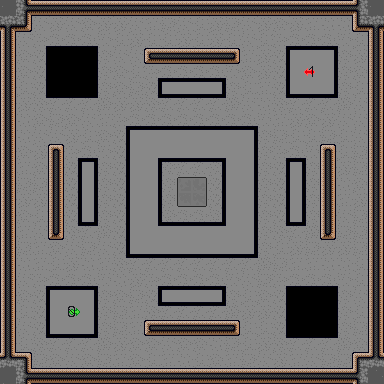

A 2D game scene composited from a Tiled map and its tileset images. What follows is a short description and the map's XML, with every tile layer's data as written:
An orthogonal 24x24 tile map with 16x16 px tiles, 2 tile layers (Ground, Flags), 2 tilesets and 2 objects.

<map version="1.10" tiledversion="1.12.2" orientation="orthogonal" renderorder="left-up" width="24" height="24" tilewidth="16" tileheight="16" infinite="0" nextlayerid="19" nextobjectid="582">
 <tileset firstgid="1" source="tileset.tsx" />
 <tileset firstgid="235" source="tileset_flags2.tsx" />
 <layer id="13" name="Ground" width="24" height="24">
  <data encoding="csv">
19,23,6,6,6,6,6,6,6,6,6,6,6,6,6,6,6,6,6,6,6,6,21,19,
35,29,91,42,91,74,42,42,91,71,41,91,43,42,41,91,42,74,42,71,67,67,27,35,
17,91,44,80,80,80,45,43,42,43,43,42,43,42,43,91,43,44,80,80,80,45,43,17,
17,74,68,40,40,40,66,91,91,5,6,6,6,6,7,71,42,68,144,145,146,66,42,17,
17,74,68,40,40,40,66,74,43,44,80,80,80,80,45,74,42,68,157,162,159,66,74,17,
17,43,68,40,40,40,66,74,41,68,148,149,149,150,66,43,71,68,170,171,172,66,43,17,
17,42,46,54,54,54,47,42,42,46,54,54,54,54,47,91,67,46,54,54,54,47,91,17,
17,67,74,41,74,91,71,44,80,80,80,80,80,80,80,80,45,71,42,74,42,91,91,17,
17,67,91,91,42,43,74,68,144,145,145,145,145,145,145,146,66,41,43,43,41,43,91,17,
17,74,42,4,44,80,45,68,157,92,171,171,171,171,93,159,66,44,80,45,4,43,41,17,
17,71,74,17,68,147,66,68,157,159,53,54,54,55,157,159,66,68,147,66,17,42,41,17,
17,41,41,17,68,160,66,68,157,159,66,105,107,68,157,159,66,68,160,66,17,67,74,17,
17,42,42,17,68,160,66,68,157,159,66,131,133,68,157,159,66,68,160,66,17,71,42,17,
17,74,43,17,68,173,66,68,157,159,79,80,80,81,157,159,66,68,173,66,17,91,41,17,
17,71,91,30,46,54,47,68,157,94,145,145,145,145,95,159,66,46,54,47,30,41,41,17,
17,41,71,74,91,41,91,68,170,171,171,171,171,171,171,172,66,43,42,41,42,42,41,17,
17,67,71,43,42,67,71,46,54,54,54,54,54,54,54,54,47,41,71,71,67,67,43,17,
17,91,44,80,80,80,45,67,42,44,80,80,80,80,45,91,41,44,80,80,80,45,43,17,
17,74,68,144,145,146,66,74,41,68,148,149,149,150,66,43,74,68,40,40,40,66,91,17,
17,43,68,157,165,159,66,41,71,46,54,54,54,54,47,42,42,68,40,40,40,66,43,17,
17,91,68,170,171,172,66,41,71,5,6,6,6,6,7,43,43,68,40,40,40,66,41,17,
17,43,46,54,54,54,47,42,74,74,91,74,74,67,41,43,42,46,54,54,54,47,74,17,
9,3,41,74,91,74,41,71,74,43,71,67,43,74,71,41,91,42,71,91,41,41,1,9,
39,23,6,6,6,6,6,6,6,6,6,6,6,6,6,6,6,6,6,6,6,6,21,22
</data>
 </layer>
 <layer id="17" name="Flags" width="24" height="24">
  <properties>
   <property name="flags" type="bool" value="true" />
  </properties>
  <data encoding="csv">
0,0,0,0,0,0,0,0,0,0,0,0,0,0,0,0,0,0,0,0,0,0,0,0,
0,0,0,0,0,0,0,0,0,0,0,0,0,0,0,0,0,0,0,0,0,0,0,0,
0,0,0,0,0,0,0,0,0,0,0,0,0,0,0,0,0,0,0,0,0,0,0,0,
0,0,0,0,0,0,0,0,0,0,0,0,0,0,0,0,0,0,0,0,0,0,0,0,
0,0,0,0,0,0,0,0,0,0,0,0,0,0,0,0,0,0,0,325,0,0,0,0,
0,0,0,0,0,0,0,0,0,0,0,0,0,0,0,0,0,0,0,0,0,0,0,0,
0,0,0,0,0,0,0,0,0,0,0,0,0,0,0,0,0,0,0,0,0,0,0,0,
0,0,0,0,0,0,0,0,0,0,0,0,0,0,0,0,0,0,0,0,0,0,0,0,
0,0,0,0,0,0,0,0,0,0,0,0,0,0,0,0,0,0,0,0,0,0,0,0,
0,0,0,0,0,0,0,0,0,0,0,0,0,0,0,0,0,0,0,0,0,0,0,0,
0,0,0,0,0,0,0,0,0,0,0,0,0,0,0,0,0,0,0,0,0,0,0,0,
0,0,0,0,0,0,0,0,0,0,0,0,0,0,0,0,0,0,0,0,0,0,0,0,
0,0,0,0,0,0,0,0,0,0,0,0,0,0,0,0,0,0,0,0,0,0,0,0,
0,0,0,0,0,0,0,0,0,0,0,0,0,0,0,0,0,0,0,0,0,0,0,0,
0,0,0,0,0,0,0,0,0,0,0,0,0,0,0,0,0,0,0,0,0,0,0,0,
0,0,0,0,0,0,0,0,0,0,0,0,0,0,0,0,0,0,0,0,0,0,0,0,
0,0,0,0,0,0,0,0,0,0,0,0,0,0,0,0,0,0,0,0,0,0,0,0,
0,0,0,0,0,0,0,0,0,0,0,0,0,0,0,0,0,0,0,0,0,0,0,0,
0,0,0,0,0,0,0,0,0,0,0,0,0,0,0,0,0,0,0,0,0,0,0,0,
0,0,0,0,424,0,0,0,0,0,0,0,0,0,0,0,0,0,0,0,0,0,0,0,
0,0,0,0,0,0,0,0,0,0,0,0,0,0,0,0,0,0,0,0,0,0,0,0,
0,0,0,0,0,0,0,0,0,0,0,0,0,0,0,0,0,0,0,0,0,0,0,0,
0,0,0,0,0,0,0,0,0,0,0,0,0,0,0,0,0,0,0,0,0,0,0,0,
0,0,0,0,0,0,0,0,0,0,0,0,0,0,0,0,0,0,0,0,0,0,0,0
</data>
 </layer>
 <objectgroup color="#ffff00" id="14" name="Object">
  <object id="577" template="ground_light.tx" x="96" y="288">
   <properties>
    <property name="color" type="color" value="#bee9fdff" />
    <property name="dist" type="float" value="5000" />
   </properties>
  </object>
  <object id="581" template="ground_light.tx" x="288" y="96">
   <properties>
    <property name="color" type="color" value="#beffefe1" />
    <property name="dist" type="float" value="5000" />
   </properties>
  </object>
 </objectgroup>
</map>
